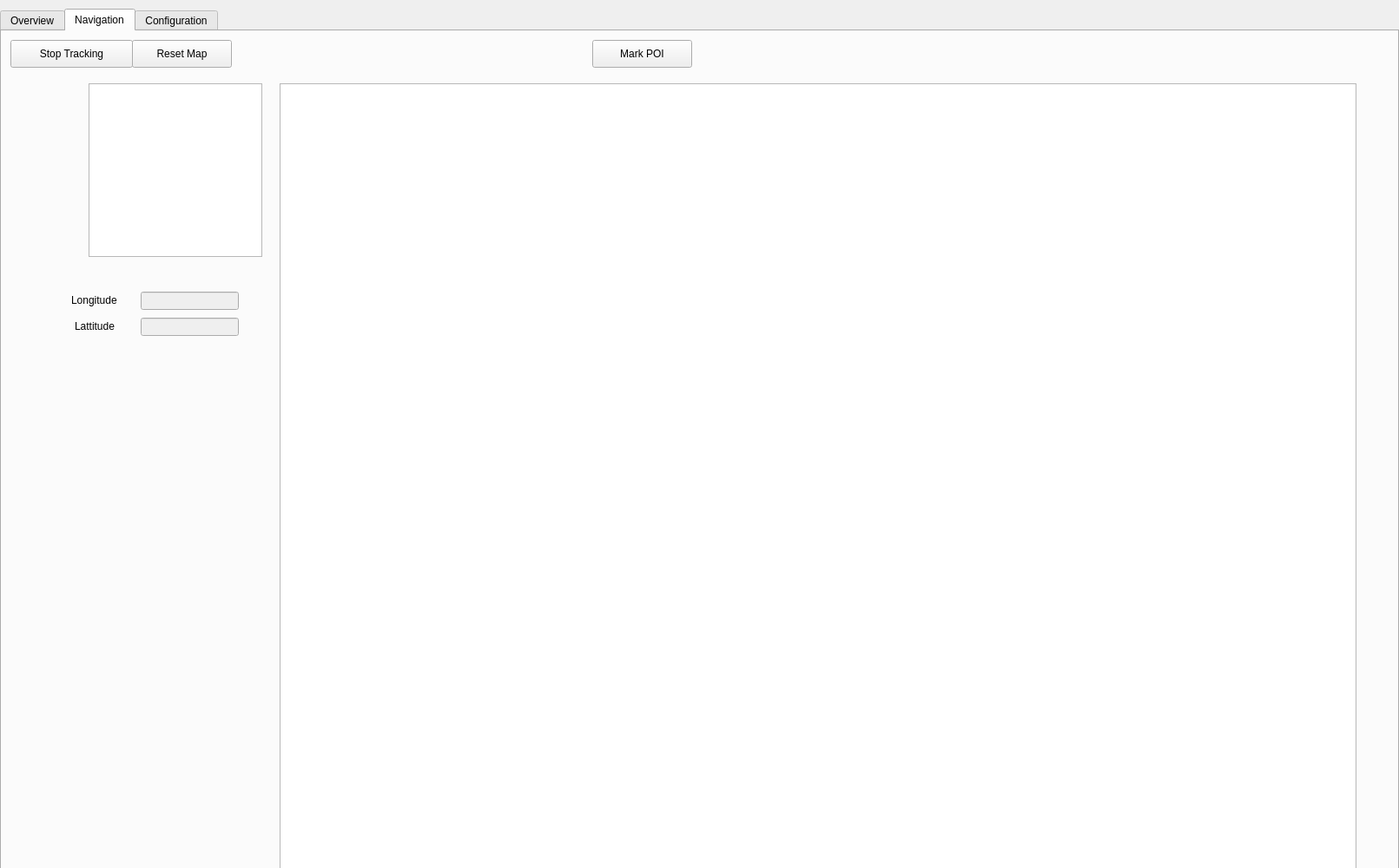
<?xml version="1.0" encoding="UTF-8"?>
<ui version="4.0">
 <class>Widget</class>
 <widget class="QWidget" name="Widget">
  <property name="geometry">
   <rect>
    <x>0</x>
    <y>0</y>
    <width>1611</width>
    <height>1000</height>
   </rect>
  </property>
  <property name="windowTitle">
   <string>Perseus II Dashboard</string>
  </property>
  <widget class="QTabWidget" name="tabWidget">
   <property name="geometry">
    <rect>
     <x>0</x>
     <y>10</y>
     <width>1611</width>
     <height>1000</height>
    </rect>
   </property>
   <property name="currentIndex">
    <number>1</number>
   </property>
   <widget class="QWidget" name="overviewTab">
    <attribute name="title">
     <string>Overview</string>
    </attribute>
    <widget class="QGroupBox" name="joystickSelectionGroup">
     <property name="geometry">
      <rect>
       <x>303</x>
       <y>10</y>
       <width>291</width>
       <height>101</height>
      </rect>
     </property>
     <property name="title">
      <string>Joystick Selection</string>
     </property>
     <widget class="QPushButton" name="joystickConnectButton">
      <property name="geometry">
       <rect>
        <x>6</x>
        <y>60</y>
        <width>141</width>
        <height>32</height>
       </rect>
      </property>
      <property name="text">
       <string>Connect Joystick</string>
      </property>
     </widget>
     <widget class="QComboBox" name="joystickComboBox">
      <property name="geometry">
       <rect>
        <x>10</x>
        <y>30</y>
        <width>191</width>
        <height>26</height>
       </rect>
      </property>
     </widget>
     <widget class="QPushButton" name="rescanButton">
      <property name="geometry">
       <rect>
        <x>200</x>
        <y>30</y>
        <width>86</width>
        <height>32</height>
       </rect>
      </property>
      <property name="text">
       <string>Rescan</string>
      </property>
     </widget>
     <widget class="QPushButton" name="joystickDisconnectButton">
      <property name="geometry">
       <rect>
        <x>140</x>
        <y>60</y>
        <width>141</width>
        <height>32</height>
       </rect>
      </property>
      <property name="text">
       <string>Disconnect</string>
      </property>
     </widget>
    </widget>
    <widget class="QGroupBox" name="videoFeedSelectionGroup">
     <property name="geometry">
      <rect>
       <x>870</x>
       <y>10</y>
       <width>381</width>
       <height>101</height>
      </rect>
     </property>
     <property name="title">
      <string>Video Feed Selection</string>
     </property>
     <widget class="QWidget" name="horizontalLayoutWidget">
      <property name="geometry">
       <rect>
        <x>0</x>
        <y>20</y>
        <width>381</width>
        <height>80</height>
       </rect>
      </property>
      <layout class="QHBoxLayout" name="horizontalLayout_6">
       <item>
        <widget class="QPushButton" name="startVideo1FeedButton">
         <property name="text">
          <string>Start Stream</string>
         </property>
        </widget>
       </item>
       <item>
        <widget class="QPushButton" name="startVideo2FeedButton">
         <property name="text">
          <string>Start Stream</string>
         </property>
        </widget>
       </item>
       <item>
        <widget class="QPushButton" name="startVideo3FeedButton">
         <property name="text">
          <string>Start Stream</string>
         </property>
        </widget>
       </item>
      </layout>
     </widget>
    </widget>
    <widget class="QGroupBox" name="groupBox_2">
     <property name="geometry">
      <rect>
       <x>620</x>
       <y>11</y>
       <width>221</width>
       <height>121</height>
      </rect>
     </property>
     <property name="title">
      <string>Connection Status</string>
     </property>
     <widget class="QWidget" name="verticalLayoutWidget_3">
      <property name="geometry">
       <rect>
        <x>9</x>
        <y>29</y>
        <width>201</width>
        <height>85</height>
       </rect>
      </property>
      <layout class="QVBoxLayout" name="verticalLayout_3">
       <item>
        <layout class="QHBoxLayout" name="horizontalLayout">
         <item>
          <widget class="QLabel" name="label_8">
           <property name="text">
            <string>Mission Control:</string>
           </property>
          </widget>
         </item>
         <item>
          <widget class="QLabel" name="missionControlStatusLabel">
           <property name="font">
            <font>
             <weight>75</weight>
             <bold>true</bold>
            </font>
           </property>
           <property name="text">
            <string>&lt;status&gt;</string>
           </property>
           <property name="textFormat">
            <enum>Qt::AutoText</enum>
           </property>
          </widget>
         </item>
        </layout>
       </item>
       <item>
        <layout class="QHBoxLayout" name="horizontalLayout_7">
         <item>
          <widget class="QLabel" name="label_10">
           <property name="text">
            <string>Diagnostics:</string>
           </property>
          </widget>
         </item>
         <item>
          <widget class="QLabel" name="diagnosticsStatusLabel">
           <property name="font">
            <font>
             <weight>75</weight>
             <bold>true</bold>
            </font>
           </property>
           <property name="text">
            <string>&lt;status&gt;</string>
           </property>
           <property name="textFormat">
            <enum>Qt::AutoText</enum>
           </property>
          </widget>
         </item>
        </layout>
       </item>
       <item>
        <layout class="QHBoxLayout" name="horizontalLayout_5">
         <item>
          <widget class="QLabel" name="label_9">
           <property name="text">
            <string>Joystick:</string>
           </property>
          </widget>
         </item>
         <item>
          <widget class="QLabel" name="joystickStatusLabel">
           <property name="font">
            <font>
             <weight>75</weight>
             <bold>true</bold>
            </font>
           </property>
           <property name="text">
            <string>&lt;joysitck-status&gt;</string>
           </property>
           <property name="textFormat">
            <enum>Qt::AutoText</enum>
           </property>
          </widget>
         </item>
        </layout>
       </item>
      </layout>
     </widget>
    </widget>
    <widget class="QGroupBox" name="groupBox">
     <property name="geometry">
      <rect>
       <x>20</x>
       <y>10</y>
       <width>261</width>
       <height>201</height>
      </rect>
     </property>
     <property name="title">
      <string>TCP Configuration</string>
     </property>
     <widget class="QWidget" name="verticalLayoutWidget">
      <property name="geometry">
       <rect>
        <x>9</x>
        <y>29</y>
        <width>246</width>
        <height>166</height>
       </rect>
      </property>
      <layout class="QVBoxLayout" name="verticalLayout">
       <item>
        <layout class="QHBoxLayout" name="horizontalLayout_4">
         <item>
          <widget class="QLabel" name="label_4">
           <property name="text">
            <string>IP Address:</string>
           </property>
          </widget>
         </item>
         <item>
          <widget class="QLineEdit" name="ipAddressInput">
           <property name="sizePolicy">
            <sizepolicy hsizetype="Fixed" vsizetype="Fixed">
             <horstretch>0</horstretch>
             <verstretch>0</verstretch>
            </sizepolicy>
           </property>
           <property name="text">
            <string>192.168.10.90</string>
           </property>
          </widget>
         </item>
        </layout>
       </item>
       <item>
        <layout class="QHBoxLayout" name="horizontalLayout_3">
         <item>
          <widget class="QLabel" name="label_3">
           <property name="text">
            <string>Mission Control:</string>
           </property>
          </widget>
         </item>
         <item>
          <widget class="QLineEdit" name="missionControlInput">
           <property name="sizePolicy">
            <sizepolicy hsizetype="Fixed" vsizetype="Fixed">
             <horstretch>0</horstretch>
             <verstretch>0</verstretch>
            </sizepolicy>
           </property>
           <property name="text">
            <string>9010</string>
           </property>
          </widget>
         </item>
        </layout>
       </item>
       <item>
        <layout class="QHBoxLayout" name="horizontalLayout_2">
         <item>
          <widget class="QLabel" name="label_2">
           <property name="text">
            <string>Diagnostics:</string>
           </property>
          </widget>
         </item>
         <item>
          <widget class="QLineEdit" name="diagnosticsInput">
           <property name="sizePolicy">
            <sizepolicy hsizetype="Fixed" vsizetype="Fixed">
             <horstretch>0</horstretch>
             <verstretch>0</verstretch>
            </sizepolicy>
           </property>
           <property name="text">
            <string>9011</string>
           </property>
          </widget>
         </item>
        </layout>
       </item>
       <item>
        <widget class="QPushButton" name="connectToMissionControlButton">
         <property name="text">
          <string>Connect to Misson Control</string>
         </property>
        </widget>
       </item>
       <item>
        <widget class="QPushButton" name="connectToDiagnosticsButton">
         <property name="text">
          <string>Begin Diagnostics</string>
         </property>
        </widget>
       </item>
      </layout>
     </widget>
    </widget>
    <widget class="QGraphicsView" name="video2GV">
     <property name="enabled">
      <bool>true</bool>
     </property>
     <property name="geometry">
      <rect>
       <x>290</x>
       <y>130</y>
       <width>541</width>
       <height>421</height>
      </rect>
     </property>
     <property name="sizePolicy">
      <sizepolicy hsizetype="Fixed" vsizetype="Fixed">
       <horstretch>0</horstretch>
       <verstretch>0</verstretch>
      </sizepolicy>
     </property>
    </widget>
    <widget class="QGraphicsView" name="video3GV">
     <property name="enabled">
      <bool>true</bool>
     </property>
     <property name="geometry">
      <rect>
       <x>830</x>
       <y>130</y>
       <width>571</width>
       <height>421</height>
      </rect>
     </property>
     <property name="sizePolicy">
      <sizepolicy hsizetype="Fixed" vsizetype="Fixed">
       <horstretch>0</horstretch>
       <verstretch>0</verstretch>
      </sizepolicy>
     </property>
    </widget>
    <widget class="QGraphicsView" name="video1GV">
     <property name="enabled">
      <bool>true</bool>
     </property>
     <property name="geometry">
      <rect>
       <x>670</x>
       <y>550</y>
       <width>651</width>
       <height>411</height>
      </rect>
     </property>
     <property name="sizePolicy">
      <sizepolicy hsizetype="Fixed" vsizetype="Fixed">
       <horstretch>0</horstretch>
       <verstretch>0</verstretch>
      </sizepolicy>
     </property>
    </widget>
    <widget class="QGroupBox" name="groupBox_3">
     <property name="geometry">
      <rect>
       <x>20</x>
       <y>600</y>
       <width>261</width>
       <height>71</height>
      </rect>
     </property>
     <property name="title">
      <string>Vehicle Mode</string>
     </property>
     <widget class="QComboBox" name="modeSelection">
      <property name="geometry">
       <rect>
        <x>10</x>
        <y>30</y>
        <width>241</width>
        <height>26</height>
       </rect>
      </property>
      <item>
       <property name="text">
        <string>Disabled</string>
       </property>
      </item>
      <item>
       <property name="text">
        <string>Manual (Joystick)</string>
       </property>
      </item>
      <item>
       <property name="text">
        <string>Autonomous</string>
       </property>
      </item>
      <item>
       <property name="text">
        <string>Autonomous Depth</string>
       </property>
      </item>
     </widget>
    </widget>
    <widget class="QGroupBox" name="groupBox_4">
     <property name="geometry">
      <rect>
       <x>20</x>
       <y>290</y>
       <width>261</width>
       <height>211</height>
      </rect>
     </property>
     <property name="title">
      <string>PID Values</string>
     </property>
     <widget class="QWidget" name="verticalLayoutWidget_5">
      <property name="geometry">
       <rect>
        <x>10</x>
        <y>30</y>
        <width>241</width>
        <height>101</height>
       </rect>
      </property>
      <layout class="QVBoxLayout" name="verticalLayout_5">
       <item>
        <layout class="QHBoxLayout" name="horizontalLayout_16">
         <item>
          <widget class="QLabel" name="label_15">
           <property name="text">
            <string>K_p</string>
           </property>
          </widget>
         </item>
         <item>
          <widget class="QLineEdit" name="kp_Textfield">
           <property name="text">
            <string>15</string>
           </property>
          </widget>
         </item>
         <item>
          <widget class="QLineEdit" name="kp_curVal">
           <property name="enabled">
            <bool>false</bool>
           </property>
          </widget>
         </item>
        </layout>
       </item>
       <item>
        <layout class="QHBoxLayout" name="horizontalLayout_17">
         <item>
          <widget class="QLabel" name="label_19">
           <property name="text">
            <string>K_i </string>
           </property>
          </widget>
         </item>
         <item>
          <widget class="QLineEdit" name="ki_Textfield">
           <property name="text">
            <string>1</string>
           </property>
          </widget>
         </item>
         <item>
          <widget class="QLineEdit" name="ki_curVal">
           <property name="enabled">
            <bool>false</bool>
           </property>
          </widget>
         </item>
        </layout>
       </item>
       <item>
        <layout class="QHBoxLayout" name="horizontalLayout_21">
         <item>
          <widget class="QLabel" name="label_20">
           <property name="text">
            <string>K_d</string>
           </property>
          </widget>
         </item>
         <item>
          <widget class="QLineEdit" name="kd_Textfield">
           <property name="text">
            <string>3</string>
           </property>
          </widget>
         </item>
         <item>
          <widget class="QLineEdit" name="kd_curVal">
           <property name="enabled">
            <bool>false</bool>
           </property>
          </widget>
         </item>
        </layout>
       </item>
      </layout>
     </widget>
     <widget class="QPushButton" name="pushButton">
      <property name="geometry">
       <rect>
        <x>4</x>
        <y>130</y>
        <width>251</width>
        <height>71</height>
       </rect>
      </property>
      <property name="text">
       <string>Update PID Values</string>
      </property>
     </widget>
     <widget class="QLineEdit" name="lineEdit_2">
      <property name="geometry">
       <rect>
        <x>260</x>
        <y>90</y>
        <width>92</width>
        <height>21</height>
       </rect>
      </property>
     </widget>
    </widget>
    <widget class="QGroupBox" name="groupBox_5">
     <property name="geometry">
      <rect>
       <x>20</x>
       <y>210</y>
       <width>261</width>
       <height>71</height>
      </rect>
     </property>
     <property name="title">
      <string>Orientation</string>
     </property>
     <widget class="QPushButton" name="pushButton_2">
      <property name="geometry">
       <rect>
        <x>10</x>
        <y>30</y>
        <width>241</width>
        <height>31</height>
       </rect>
      </property>
      <property name="text">
       <string>Update Current Orientation</string>
      </property>
     </widget>
    </widget>
    <widget class="QGraphicsView" name="vehicleThrustView">
     <property name="geometry">
      <rect>
       <x>340</x>
       <y>750</y>
       <width>200</width>
       <height>200</height>
      </rect>
     </property>
     <property name="sizePolicy">
      <sizepolicy hsizetype="Fixed" vsizetype="Fixed">
       <horstretch>0</horstretch>
       <verstretch>0</verstretch>
      </sizepolicy>
     </property>
    </widget>
    <widget class="QPushButton" name="enableDisableVehicleButton">
     <property name="geometry">
      <rect>
       <x>1290</x>
       <y>20</y>
       <width>201</width>
       <height>91</height>
      </rect>
     </property>
     <property name="text">
      <string>Remote Kil</string>
     </property>
    </widget>
    <widget class="QGroupBox" name="groupBox_6">
     <property name="geometry">
      <rect>
       <x>20</x>
       <y>510</y>
       <width>261</width>
       <height>71</height>
      </rect>
     </property>
     <property name="title">
      <string>Depth Settings (ft off ground)</string>
     </property>
     <widget class="QLineEdit" name="desiredDepthInput">
      <property name="geometry">
       <rect>
        <x>10</x>
        <y>35</y>
        <width>71</width>
        <height>21</height>
       </rect>
      </property>
      <property name="text">
       <string>10</string>
      </property>
     </widget>
     <widget class="QLineEdit" name="currentDesiredDepth">
      <property name="enabled">
       <bool>false</bool>
      </property>
      <property name="geometry">
       <rect>
        <x>144</x>
        <y>34</y>
        <width>111</width>
        <height>21</height>
       </rect>
      </property>
     </widget>
     <widget class="QPushButton" name="updateDesiredDepthButton">
      <property name="geometry">
       <rect>
        <x>80</x>
        <y>30</y>
        <width>61</width>
        <height>32</height>
       </rect>
      </property>
      <property name="text">
       <string>-&gt;</string>
      </property>
     </widget>
    </widget>
   </widget>
   <widget class="QWidget" name="tab">
    <attribute name="title">
     <string>Navigation</string>
    </attribute>
    <widget class="QGraphicsView" name="mapGraphicsView">
     <property name="geometry">
      <rect>
       <x>320</x>
       <y>60</y>
       <width>1240</width>
       <height>1158</height>
      </rect>
     </property>
    </widget>
    <widget class="QPushButton" name="startStopTrackingButton">
     <property name="geometry">
      <rect>
       <x>10</x>
       <y>10</y>
       <width>141</width>
       <height>32</height>
      </rect>
     </property>
     <property name="text">
      <string>Stop Tracking</string>
     </property>
    </widget>
    <widget class="QPushButton" name="resetMapButton">
     <property name="geometry">
      <rect>
       <x>150</x>
       <y>10</y>
       <width>115</width>
       <height>32</height>
      </rect>
     </property>
     <property name="text">
      <string>Reset Map</string>
     </property>
    </widget>
    <widget class="QPushButton" name="pushButton_5">
     <property name="geometry">
      <rect>
       <x>680</x>
       <y>10</y>
       <width>115</width>
       <height>32</height>
      </rect>
     </property>
     <property name="autoFillBackground">
      <bool>false</bool>
     </property>
     <property name="text">
      <string>Mark POI</string>
     </property>
     <property name="autoDefault">
      <bool>false</bool>
     </property>
    </widget>
    <widget class="QGraphicsView" name="vehicleOrientationGV">
     <property name="geometry">
      <rect>
       <x>100</x>
       <y>60</y>
       <width>200</width>
       <height>200</height>
      </rect>
     </property>
     <property name="sizePolicy">
      <sizepolicy hsizetype="Fixed" vsizetype="Fixed">
       <horstretch>0</horstretch>
       <verstretch>0</verstretch>
      </sizepolicy>
     </property>
    </widget>
    <widget class="QLineEdit" name="longitudeBox">
     <property name="enabled">
      <bool>false</bool>
     </property>
     <property name="geometry">
      <rect>
       <x>160</x>
       <y>300</y>
       <width>113</width>
       <height>21</height>
      </rect>
     </property>
    </widget>
    <widget class="QLineEdit" name="lattitudeBox">
     <property name="enabled">
      <bool>false</bool>
     </property>
     <property name="geometry">
      <rect>
       <x>160</x>
       <y>330</y>
       <width>113</width>
       <height>21</height>
      </rect>
     </property>
    </widget>
    <widget class="QLabel" name="label">
     <property name="geometry">
      <rect>
       <x>80</x>
       <y>300</y>
       <width>62</width>
       <height>19</height>
      </rect>
     </property>
     <property name="text">
      <string>Longitude</string>
     </property>
    </widget>
    <widget class="QLabel" name="label_5">
     <property name="geometry">
      <rect>
       <x>84</x>
       <y>330</y>
       <width>62</width>
       <height>19</height>
      </rect>
     </property>
     <property name="text">
      <string>Lattitude</string>
     </property>
    </widget>
   </widget>
   <widget class="QWidget" name="configurationTab">
    <attribute name="title">
     <string>Configuration</string>
    </attribute>
   </widget>
  </widget>
 </widget>
 <layoutdefault spacing="6" margin="11"/>
 <resources/>
 <connections/>
</ui>
